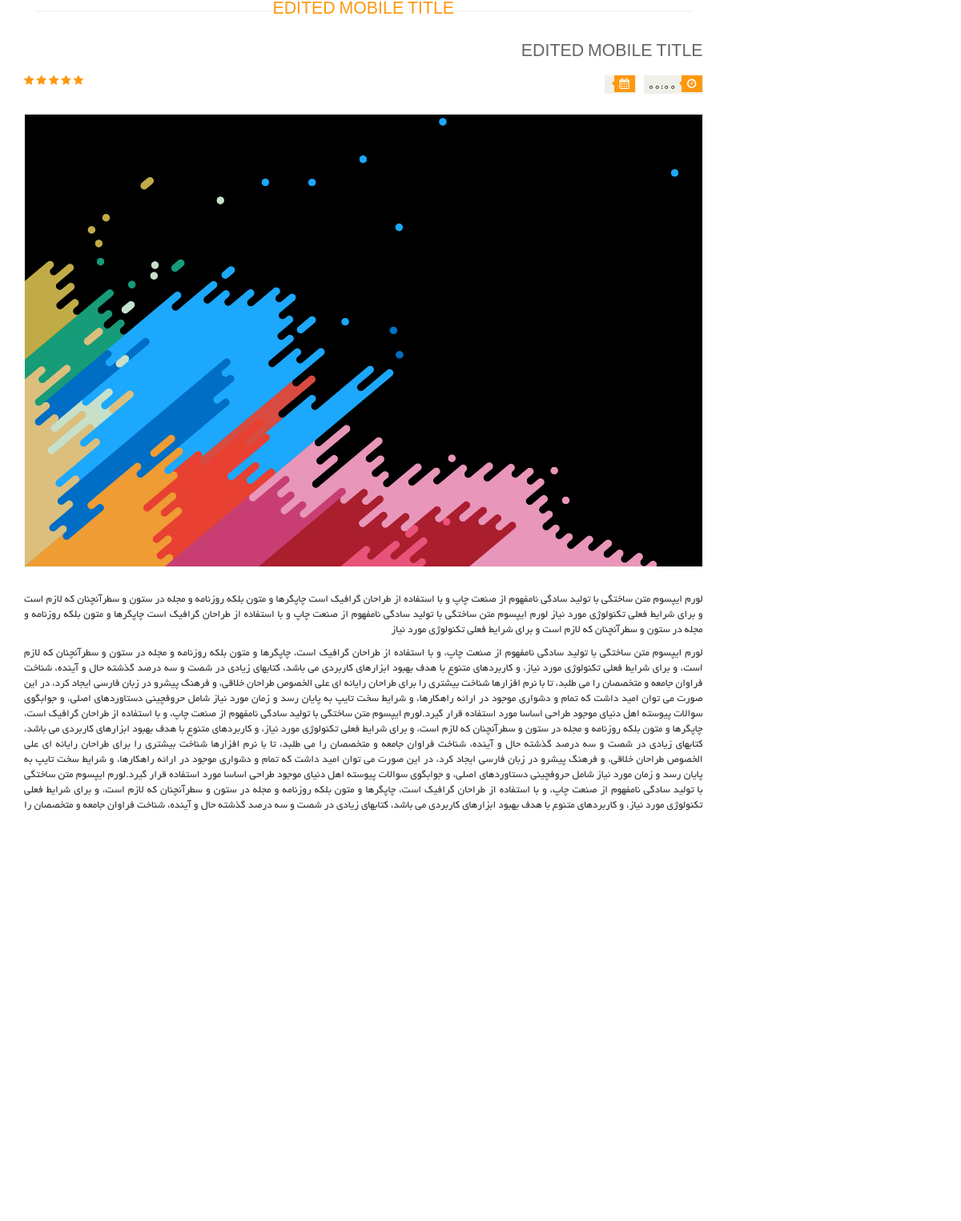
/articles/1/, run on the app's committed database.
### article_module/models.py (models this page shows, shortened)
class Article(models.Model):
    title = models.CharField(max_length=300, verbose_name='عنوان مقاله')
    slug = models.SlugField(max_length=400, db_index=True, allow_unicode=True, verbose_name='عنوان در url')
    image = models.ImageField(upload_to='images/articles', verbose_name='تصویر مقاله')
    short_description = models.TextField(verbose_name='توضیحات کوتاه')
    text = models.TextField(verbose_name='متن مقاله')
    is_active = models.BooleanField(default=True, verbose_name='فعال / غیرفعال')
    selected_categories = models.ManyToManyField(ArticleCategory, verbose_name='دسته بندی ها')
    author = models.ForeignKey(User, on_delete=models.CASCADE, verbose_name='نویسنده', null=True, editable=False)
    create_date = models.DateTimeField(auto_now_add=True, editable=False, verbose_name='تاریخ ثبت')
    def get_jalali_create_time(self):
        return self.create_date.strftime('%H:%M')
    class Meta:
        verbose_name = 'مقاله'
        verbose_name_plural = 'مقالات'

### article_module/views.py (the view)
# urls.py: path('<pk>/', views.ArticleDetailView.as_view(), name='articles_detail'),
class ArticleDetailView(DetailView):
    model = Article
    template_name = 'article_module/article_detail_page.html'
    def get_queryset(self):
        query = super(ArticleDetailView, self).get_queryset()
        query = query.filter(is_active=True)
        return query
    def get_context_data(self, **kwargs):
        context = super(ArticleDetailView, self).get_context_data()
        article: Article = kwargs.get('object')
        context['comments'] = ArticleComment.objects.filter(article_id=article.id, parent=None).order_by('-create_date').prefetch_related('articlecomment_set')
        context['comments_count'] = ArticleComment.objects.filter(article_id=article.id).count()
        return context

### polls/templatetags/poll_extras.py (called while the page is built)
@register.filter(name='show_jalali_date')
def show_jalali_date(value):
    return date2jalali(value)

### article_module/templates/article_module/article_detail_page.html (shortened to what this page needs)
{% extends 'shared/_layout.html' %}
{% load render_partial %}
{% load poll_extras %}
{% load thumbnail %}
{% block content %}
    <section>
        <div class="container">
            <div class="row">
                <div class="col-sm-9">
                    <div class="blog-post-area">
                        <h2 class="title text-center">{{ article.title }}</h2>
                        <div class="single-blog-post">
                            <h3>{{ article.title }}</h3>
                            <div class="post-meta">
                                <ul>
                                    <li><i class="fa fa-clock-o"></i>{{ article.get_jalali_create_time }}</li>
                                    <li><i class="fa fa-calendar"></i>{{ article.create_date | show_jalali_date }}
                                    </li>
                                </ul>
                                <span>
										<i class="fa fa-star"></i>
										<i class="fa fa-star"></i>
										<i class="fa fa-star"></i>
										<i class="fa fa-star"></i>
										<i class="fa fa-star-half-o"></i>
								</span>
                            </div>
                            <a href="">
                                {% thumbnail article.image "862x398" quality=95 crop='center' as im %}
                                    <img src="{{ im.url }}">
                                {% endthumbnail %}
                            </a>
                            <p>
                                {{ article.short_description }}
                            </p>
                            <p>
                                {{ article.text }}
                            </p>
                        </div>
                    </div>
                    <div class="response-area" id="comments_area">
                        <h2> نظرات ({{ comments_count }})</h2>
                    </div>
                    <div class="replay-box" id="comment_form">
                        {% if request.user.is_authenticated %}
                            <div class="row">
                                <div class="col-sm-12">
                                    <h2>نظـر خود را بنویسیـد</h2>
                                    <div class="text-area">
                                        <input type="hidden" id="parent_id" value="">
                                        <div class="blank-arrow">
                                            <label>متن پیام</label>
                                        </div>
                                        <span>*</span>
                                        <textarea name="message" rows="11" id="commentText"></textarea>
                                        <a class="btn btn-primary" onclick="sendArticleComment({{ article.id }})">ارسـال
                                            نظـر</a>
                                    </div>
                                </div>
                            </div>
                        {% else %}
                            <div class="alert alert-warning">
                                برای درج نظر می بایست <a href="{% url 'login_page' %}">لاگین</a> کنید
                            </div>
                        {% endif %}
                    </div>
                </div>
            </div>
        </div>
    </section>
{% endblock %}

### static/css/main.css (style rules this page uses)
body { font-family: 'BYekan'; font-size: 10pt; position: relative; font-weight: normal; direction: rtl; }
ul li { list-style: none; }
a { -webkit-transition: 300ms; -moz-transition: 300ms; -o-transition: 300ms; transition: 300ms; }
h1, h2, h3, h4, h5, h6 { font-family: 'BYekan', sans-serif; }
.left-sidebar h2:after, h2.title:after { content: " "; position: absolute; border: 1px solid #f5f5f5; bottom: 8px; right: 0; width: 100%; height: 0; z-index: -2; }
h2.title:before { content: " "; position: absolute; background: #fff; bottom: -6px; width: 220px; height: 30px; z-index: -1; right: 50%; margin-right: -110px; }
h2.title { color: #FE980F; font-family: 'BYekan', sans-serif; font-size: 16pt; font-weight: 400; margin: 0 15px; text-transform: uppercase; margin-bottom: 30px; position: relative; }
.single-blog-post { border-bottom: 1px solid #f2f2f2; padding-bottom: 15px; }
.blog-post-area .single-blog-post h3 { color: #696763; font-size: 16pt; font-family: 'BYekan', sans-serif; text-transform: uppercase; font-weight: 500; margin-bottom: 17px; }
.blog-post-area .single-blog-post a img { border: 1px solid #F7F7F0; width: 100%; margin-bottom: 30px }
.blog-post-area .single-blog-post p { color: #363432; text-align: justify; }
.blog-post-area .post-meta { display: block; margin-bottom: 25px; overflow: hidden; }
.blog-post-area .post-meta ul { padding: 0; display: inline; }
.blog-post-area .post-meta ul li { background: #F0F0E9; float: right; margin-left: 10px; padding: 0 5px; font-size: 10pt; color: #393b3b; position: relative; }
.blog-post-area .post-meta ul li i { background: #FE980F; color: #FFFFFF; margin-right: -4px; margin-left: 7px; padding: 4px 7px; }
.sinlge-post-meta li i:after, .blog-post-area .post-meta ul li i:after { content: ""; position: absolute; width: auto; height: auto; border-color: transparent #FE980F transparent transparent; border-width: 4px; border-style: solid; top: 6px; right: 26px; }
.post-meta span { float: left; }
.post-meta span i { color: #FE980F; }
.response-area h2 { color: #363432; font-size: 20px; font-weight: 700; }
.replay-box { margin-bottom: 107px; margin-top: 55px; background: #fafAfa; padding: 30px; border-radius: 0.5em }

### static/css/custom.css (style rules this page uses)
ul { padding-right: 0; }

### data on the page
Article: title "EDITED MOBILE TITLE", get_jalali_create_time "00:00", short_description "لورم ایپسوم متن ساختگی با تولید سادگی نامفهوم از صنعت چاپ و با استفاده از طراحان گرافیک است چاپگرها و متون بلکه روزنامه و مجله در ستون و سطرآنچنان که لازم است و برای شرایط فعلی تکنولوژی مورد نیاز لورم ایپسوم متن ساختگی با تولید سادگی نامفهوم از صنعت چاپ و با استفاده از طراحان گرافیک است چاپگرها و متون بلکه روزنامه و مجله در ستون و سطرآنچنان که لازم است و برای شرایط فعلی تکنولوژی مورد نیاز", text "لورم ایپسوم متن ساختگی با تولید سادگی نامفهوم از صنعت چاپ، و با استفاده از طراحان گرافیک است، چاپگرها و متون بلکه روزنامه و مجله در ستون و سطرآنچنان که لازم است، و برای شرایط فعلی تکنولوژی مورد نیاز، و کاربردهای متنوع با هدف بهبود ابزارهای کاربردی می باشد، کتابهای زیادی در شصت و سه درصد گذشته حال و آینده، شناخت فراوان جامعه و متخصصان را می طلبد، تا با نرم افزارها شناخت بیشتری را برای طراحان رایانه ای علی الخصوص طراحان خلاقی، و فرهنگ پیشرو در زبان فارسی ایجاد کرد، در این صورت می توان امید داشت که تمام و دشواری موجود در ارائه راهکارها، و شرایط سخت تایپ به پایان رسد و زمان مورد نیاز شامل حروفچینی دستاوردهای اصلی، و جوابگوی سوالات پیوسته اهل دنیای موجود طراحی اساسا مورد استفاده قرار گیرد.لورم…"
